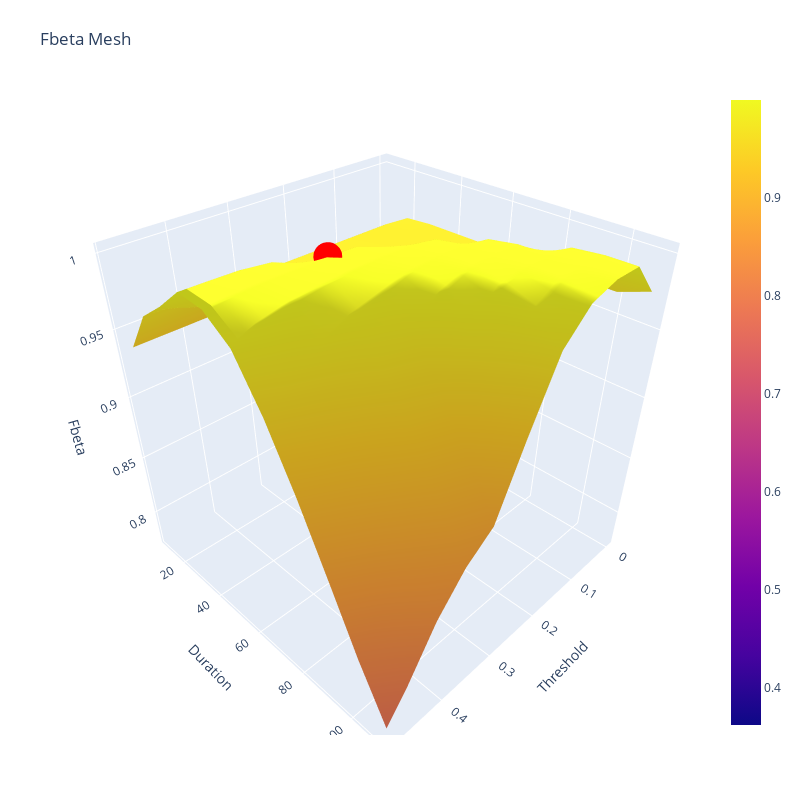

The notebook cell this image was saved under:
### Code cell
# use plotly to plot the Fbeta mesh
# x axis: trigger threshold, y axis: trigger width, z axis: Fbeta
fig = go.Figure(data=[go.Surface(z=metrics[:, :, 7], x=trigger_threshold_range, y=trigger_width_range*1000/sampling_rate)])

# highlight the best Fbeta
fig.add_trace(go.Scatter3d(x=[best_threshold], y=[best_width_time], z=[max_Fbeta], mode='markers', marker=dict(size=10, color='red')))

fig.update_layout(title='Fbeta Mesh', autosize=False,
                    width=800, height=800,
                    margin=dict(l=65, r=50, b=65, t=90),
                    scene=dict(xaxis_title='Threshold', yaxis_title='Duration', zaxis_title='Fbeta'))

fig.show()

### Figure 1 — Plotly figure (JSON) as saved in the notebook; plotly's stock layout.template omitted (floating-point values rounded to 4 significant figures; data arrays with more than 128 entries replaced by an {"elided": "..."} marker saying what was removed)
{"data": [{"type": "surface", "x": [0, 0.05, 0.1, 0.15, 0.2, 0.25, 0.3, 0.35, 0.4, 0.45, 0.5], "y": [10, 20, 30, 40, 50, 60, 70, 80, 90, 100, 110, 120, 130, 140, 150, 160, 170, 180, 190, 200, 210, 220, 230, 240, 250, 260, 270, 280, 290, 300, 310, 320, 330, 340, 350, 360, 370, 380, 390, 400, 410, 420, 430, 440, 450, 460, 470, 480, 490, 500], "z": {"elided": "11x50 float values"}}, {"marker": {"color": "red", "size": 10}, "mode": "markers", "type": "scatter3d", "x": [0.3], "y": [50], "z": [0.9992]}], "layout": {"autosize": false, "height": 800, "margin": {"b": 65, "l": 65, "r": 50, "t": 90}, "scene": {"xaxis": {"title": {"text": "Threshold"}}, "yaxis": {"title": {"text": "Duration"}}, "zaxis": {"title": {"text": "Fbeta"}}}, "title": {"text": "Fbeta Mesh"}, "width": 800}}
